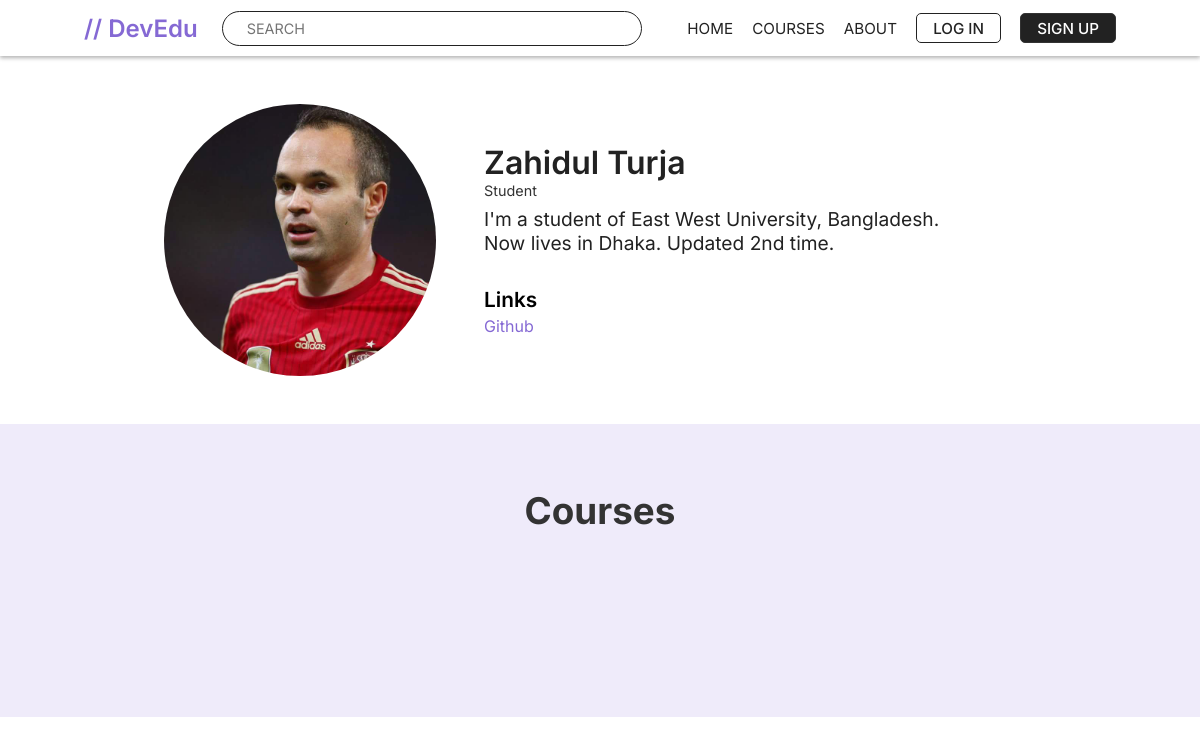
Page /turja on the earlier database version.
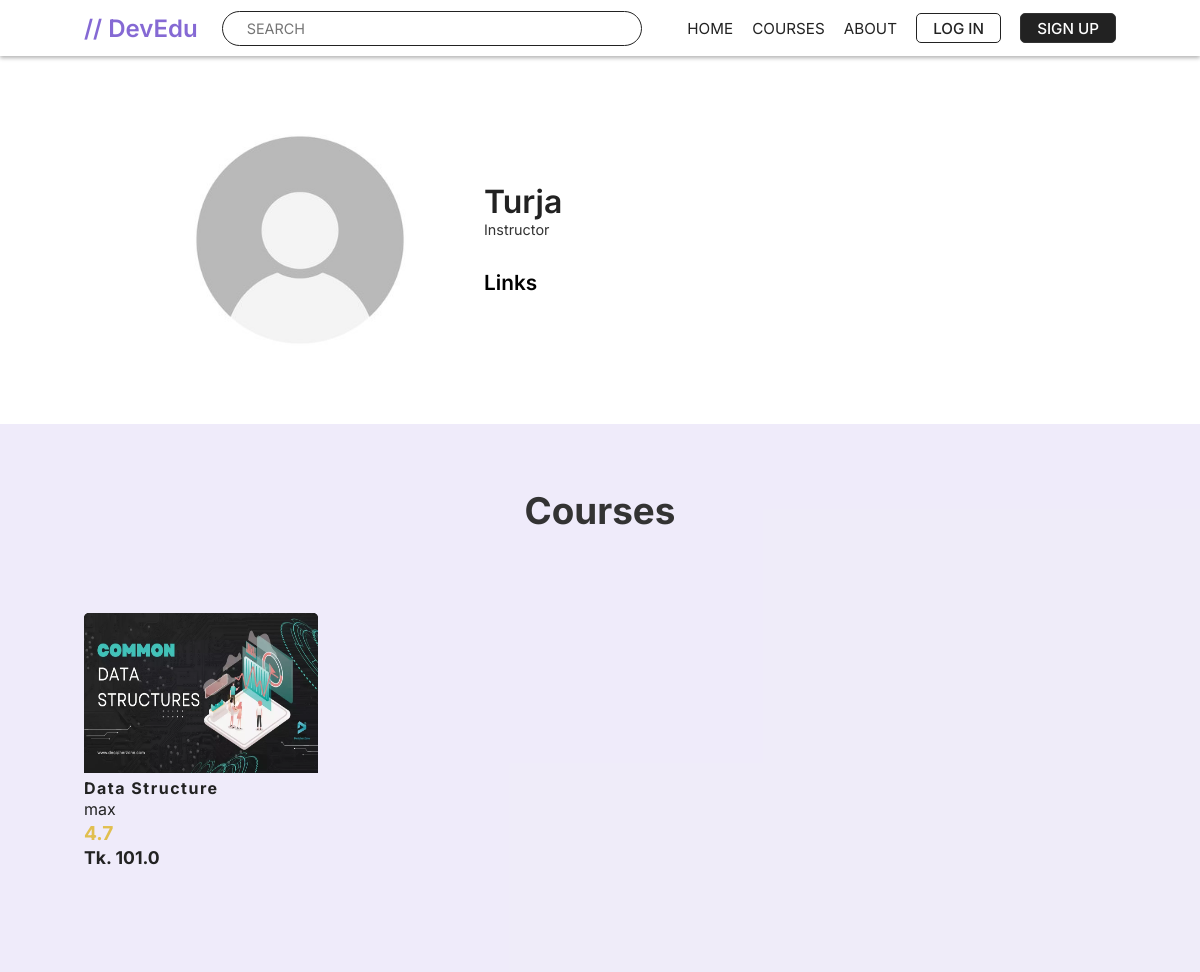
Same page on the later database version.
### devedu/models.py (models this page shows, shortened)
class UserProfile(models.Model):
    user = models.OneToOneField(
        User, on_delete=models.CASCADE, related_name="user_profile"
    )
    first_name = models.CharField(blank=True, max_length=200)
    last_name = models.CharField(blank=True, max_length=200)
    profile_pic = models.ImageField(upload_to="profilePics", blank=True)
    about = models.TextField(validators=[MaxLengthValidator(2000)], blank=True)
    linkedin = models.URLField(blank=True, max_length=1000)
    github = models.URLField(blank=True, max_length=1000)
    mail = models.URLField(blank=True, max_length=1000)
    website = models.URLField(blank=True, max_length=1000)
    is_instructor = models.BooleanField(default=False, blank=True)
    applied = models.BooleanField(default=False, blank=True)
    resume = models.FileField(blank=True, null=True)
    def full_name(self):
        if self.user.first_name and self.user.last_name:
            return f"{self.user.first_name} {self.user.last_name}"
        return f"{self.user.username}"
    def __str__(self):
        return self.full_name()

class Course(models.Model):
    title = models.CharField(unique=True, max_length=150, null=True)
    author = models.ForeignKey(
        Instructor, on_delete=models.CASCADE, null=True, related_name="courses")
    description = models.TextField(validators=[MaxLengthValidator(3000)])
    thumb_nail = models.ImageField(upload_to="thumb_nails", null=True)
    created_on = models.DateField(auto_now=True)
    last_updated_on = models.DateField(auto_now=True)
    price = models.FloatField()
    slug = models.SlugField(blank=True, unique=True, null=True)
    git_repository = models.URLField(blank=True)
    enrolled_students = models.ManyToManyField(
        UserProfile, blank=True, related_name="courses")

class Instructor(models.Model):
    user = models.OneToOneField(
        UserProfile, on_delete=models.CASCADE, blank=True, related_name="user_profile"
    )
    def __str__(self):
        return self.user.full_name()

### devedu/views.py (the view)
# urls.py: path("<str:username>", views.user_profile, name="user_profile"),
def user_profile(request, username):
    try:
        user = User.objects.get(username=username)
    except:
        user = None
        return render(request, "devedu/home.html", {})
    user_profile = UserProfile.objects.get(user=user)
    enrolled_courses = user_profile.courses.all()  # type: ignore
    context = {
        "en_courses": enrolled_courses,
        "user_profile": user_profile
    }
    return render(request, "devedu/user_profile.html", context)

### devedu/templates/devedu/user_profile.html (shortened to what this page needs)
{% extends 'base.html' %}
{% load static %}
{% block css_files %}
    <link rel="stylesheet" href="{% static 'devedu/includes/utilities.css' %}">
    <link rel="stylesheet" href="{% static 'devedu/includes/variables.css' %}">
    <link rel="stylesheet" href="{% static 'devedu/user_profile.css' %}">
{% endblock css_files %}
{% block content %}
<section class="profile_info">
    <div class="left">
        {% if user_profile.profile_pic %}
        <img src="{{user_profile.profile_pic.url}}" alt="Profile Image">
        {% else %}
        <img src="{% static 'devedu/images/profile_img.jpg' %}" alt="">
        {% endif %}
    </div>
    <div class="right">
        <h1>{{user_profile|title}}</h1>
        {% if user_profile.is_instructor %}
        <p class="profession">Instructor</p>
        {% else %}
        <p class="profession">Student</p>
        {% endif %}
        <p class="about">{{user_profile.about}}</p>
        <h2>Links</h2>
        <div class="links">
            {% if user_profile.github %}
            <a href="{{user_profile.github}}" target="_blank">Github</a>
            {% endif %}
        </div>
    </div>
</section>
<section class="section__courses">
    <h2>Courses</h2>
    <div class="course__container">
        {% for course in en_courses %}
        <div class="course_card">
            <div class="image_container">
                <a href="{% url 'course_detail' course.slug %}">
                    <img src="{{course.thumb_nail.url}}" alt="Thumb Nail">
                </a>
            </div>
            <a class="course_title" href="#"><h3>{{course.title}}</h3></a>
            <a class="course_instructor" href="#"><p>{{course.author}}</p></a>
            <h3 class="course_rating">4.7</h3>
            <h3 class="course_price">Tk. {{course.price}}</h3>
        </div>
        {% endfor %}
    </div>
</section>
{% endblock content %}

### templates/base.html (shortened to what this page needs)
{% load static %}
<!DOCTYPE html>
<html lang="en">
<head>
    <link rel="stylesheet" href="{% static 'devedu/base.css' %}">
    {% block css_files %}{% endblock css_files %}
</head>
<body>
    {% include "includes/nav_admin.html" %}
    {% block content %}{% endblock content %}
</body>
</html>

### devedu/templates/includes/nav_admin.html (shortened to what this page needs)
{% load static %}
<link rel="stylesheet" href="{% static 'devedu/includes/variables.css' %}">
<link rel="stylesheet" href="{% static 'devedu/includes/nav.css' %}">
<nav>
    <div class="nav__items-left">
        <div class="logo">// DevEdu</div>
        <div class="search_box">
            <form method="POST">
                <input type="text" placeholder="SEARCH">
            </form>
        </div>
    </div>
    <div class="nav__items-right">
        {% if user.is_authenticated %}
            {% if user.is_staff %}
                <a class="nav-item" href="{% url 'home' %}">HOME</a>
                <a class="nav-item" href="{% url 'admin_dashboard' %}">DASHBOARD</a>
                {% comment %} !<a class="nav-item" href="#">ISSUES</a> {% endcomment %}
                {% comment %} <a class="nav-item btn btn-login" href="{% url 'profile' %}">PROFILE</a> {% endcomment %}
            {% else %}
                <a class="nav-item" href="{% url 'home' %}">HOME</a>
                <a class="nav-item" href="#">COURSES</a>
                <a class="nav-item" href="#">ABOUT</a>
                <a class="nav-item btn btn-login" href="{% url 'user_profile' user.username %}">PROFILE</a>
            {% endif %}
                <a class="nav-item btn btn-signup" href="/logout/">LOGOUT</a>
        {% else %}
                <a class="nav-item" href="{% url 'home' %}">HOME</a>
                <a class="nav-item" href="#">COURSES</a>
                <a class="nav-item" href="#">ABOUT</a>
            <a class="nav-item btn btn-login" href="/login">
                LOG IN
            </a>
            <a class="nav-item btn btn-signup" href="/sign-up">
                SIGN UP
            </a>
        {% endif %}
    </div>
</nav>

### devedu/static/devedu/base.css (style rules this page uses)
* { margin: 0; padding: 0; box-sizing: border-box; font-family: 'Inter', sans-serif; font-size: var(--font-size-global); color: var(--color-dark); }
html { scroll-behavior: smooth; }
a { text-decoration: none; }

### devedu/static/devedu/includes/variables.css (style rules this page uses)
:root { --color-primary: #8569D4; --color-primary-dark: #544285; --color-primary-light: #8569d421; --color-warning: rgb(214, 16, 16); --color-green: rgb(2, 192, 93); --color-blue: rgb(2, 106, 192); --color-yellow: rgb(225, 191, 79); --color-white: #fff; --color-off-white: #ddd; --color-black: #000; --color-dark: #222; --color-light: #333; --color-box-shadow: rgba(0, 0, 0, 0.3); --color-overlay: rgba(0, 0, 0, 0.5); --margin-global: 7vw; --font-size-global: 16px; --width-max: 1440px; --height-max: 650px; }

### devedu/static/devedu/user_profile.css (style rules this page uses)
.profile_info { margin: 0 var(--margin-global); padding: 3rem 5rem; display: flex; flex-direction: row; align-items: center; gap: 3rem; }
.left { width: 17rem; height: 17rem; overflow: hidden; }
.left img { width: 100%; height: auto; border-radius: 50%; }
.right { max-width: 30rem; }
.right h1 { display: inline; font-size: 2rem; font-weight: 600; color: var(--color-dark); margin-right: 1rem; }
.right .profession { font-size: 0.9rem; font-weight: 400; color: var(--color-light); margin-bottom: .5rem; }
.right h2 { font-size: 1.3rem; color: var(--color-black); font-weight: 600; margin-bottom: .2rem; }
.section__courses { width: 100%; background-color: var(--color-primary-light); padding: 4rem var(--margin-global); text-align: center; }
.section__courses h2 { font-size: 2.3rem; color: var(--color-light); text-align: center; margin-bottom: 5rem; }
.course__container { display: grid; grid-template-columns: repeat(auto-fill, minmax(200px, 1fr)); grid-gap: 2rem; align-items: start; margin: 2.5rem 0; }
.course_card { width: 100%; text-align: left; border-radius: 5px; overflow: hidden; }
.course_card .image_container { height: 10rem; background-color: var(--color-black); margin-bottom: .3rem; }
.course_card img { width: 100%; height: 100%; transition: all 0.3s; }
.course_card .course_title h3 { font-size: 1rem; letter-spacing: 1.5px; margin-bottom: .1rem; transition: all 0.2s; }
.course_card .course_instructor p { font-size: 1rem; margin-bottom: 0.1rem; transition: all 0.2s; }
.course_card .course_rating { font-size: 1.2rem; color: var(--color-yellow); margin-bottom: 0.1rem; }
.course_card .course_price { font-size: 1.1rem; }

### devedu/static/devedu/includes/nav.css (style rules this page uses)
nav { position: relative; height: 3.5rem; width: 100%; padding: 0 var(--margin-global); background-color: var(--color-white); box-shadow: 0 2px 4px var(--color-box-shadow); display: flex; justify-content: space-between; align-items: center; }
.nav__items-left { display: flex; align-items: center; gap: 1.5rem; }
.logo { color: var(--color-primary); font-size: 1.5rem; font-weight: 600; }
.search_box form input { width: 35vw; padding: 0.5rem 1.5rem; color: var(--color-dark); font-size: .9rem; border: 1px solid var(--color-dark); border-radius: 20px; background-color: var(--color-white); }
.nav__items-right { display: flex; align-items: center; gap: 1.2rem; }
.nav__items-right a:link, .nav__items-right a:visited { cursor: pointer; text-decoration: none; font-size: 0.95rem; transition: all 0.2s; }
.nav__items-right .btn { padding: .3rem 1rem; border-radius: 5px; font-weight: 500; }
.nav__items-right .btn-login:link, .nav__items-right .btn-login:visited { border: 1.9px solid var(--color-dark); color: var(--color-dark); transition: all 0.3s; }
.nav__items-right .btn-signup:link, .nav__items-right .btn-signup:visited { border: 1.9px solid var(--color-light); color: var(--color-white); background-color: var(--color-dark); transition: all 0.3s; }

Differences in the rows shown:
removed UserProfile: profile_pic (picture), user.last_name "Zahidul Turja", about "I'm a student of East West University, Bangladesh. Now lives in Dhaka. Updated 2nd time."
added UserProfile: user.username "Turja"
now on this page (row unchanged): Course: thumb_nail (picture), title "Data Structure", author "max", price "101.0"
Other differences:
text no longer shown: "Student Github"
text now shown: "Instructor"
